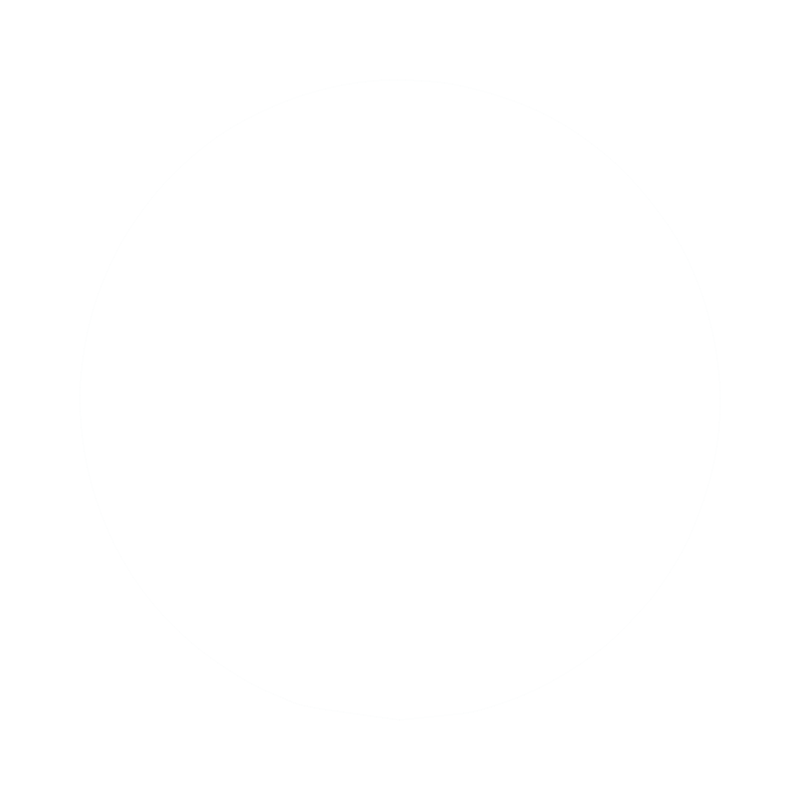
Frame 1 (no input)
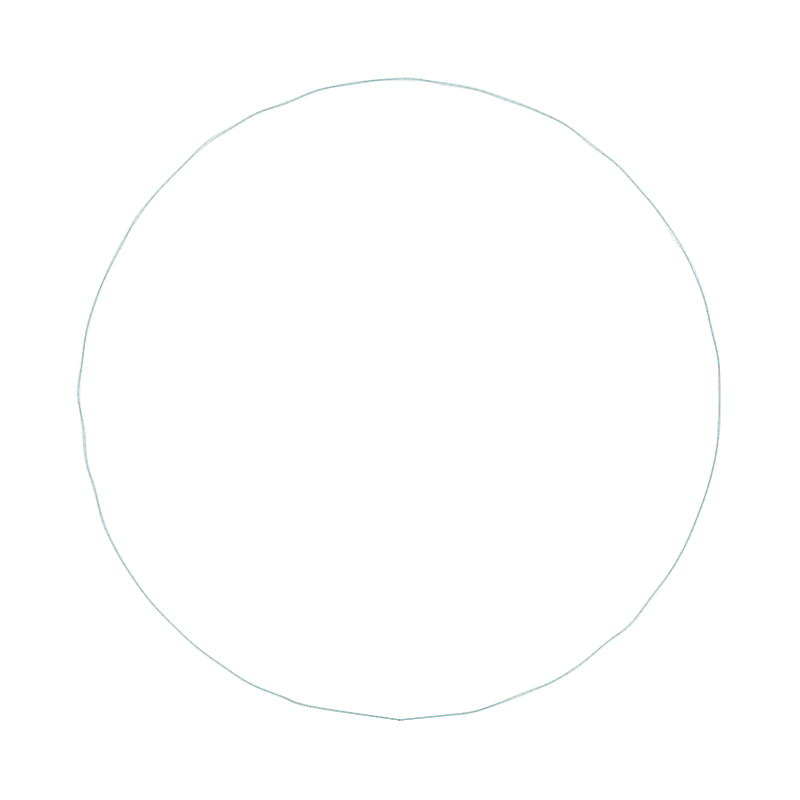
Frame 60 (no input)
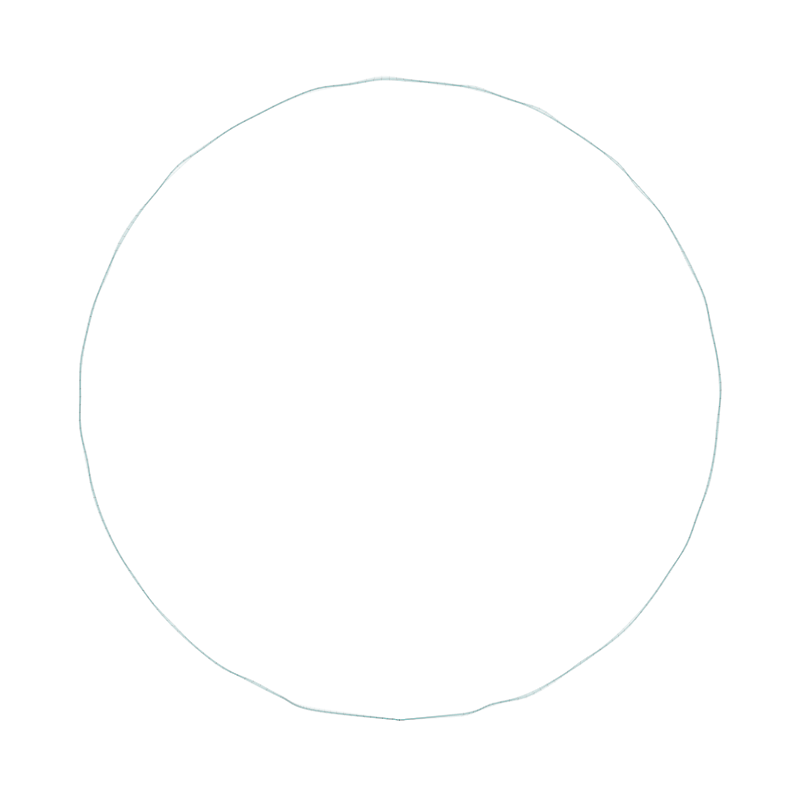
Frame 120 (the mouse pressed at the canvas centre since frame 60)

The p5.js sketch that drew these frames (run headless with seeded random() and noise() and a simulated clock; from frame 60 on, the mouse is pressed at the canvas centre):

// p5.js sketch
// ── sketch.js
var vertices = [];
var spline_size = 150;

function setup() {
	createCanvas(vmin(80), vmin(80));
	init();
}

function mousePressed() {
	init();
}

function init() {
	blendMode(BLEND);
	background(255);
	blendMode(DIFFERENCE);
	noFill();
	stroke(238, 139, 80, 2);
	strokeWeight(1);
	spline_size = width/2-width*0.1;
	// spline_size = width/8-width*0.1;
	resetSpline(spline_size);
}

function vmin(viewportPercent) {
	viewportPercent = viewportPercent / 100
	var viewportMinSize = Math.min(window.innerWidth, window.innerHeight);
	return viewportPercent * viewportMinSize;
}

function resetSpline(size) {
	vertices = [];
	for (var i = 0; i <= TAU; i+=0.1) {
		vertices.push({x: size * sin(i), y: size * cos(i)});
	}
}

function draw() {

	// blendMode(BLEND);
	// background(255);
	// blendMode(DIFFERENCE);

	// background(255)
	translate(width/2, height/2);
	
	beginShape();
	vertex(vertices[0].x, vertices[0].y)
	for (var i = 2; i < vertices.length - 2; i++) {
		var range = 0.1 + 0.1;
		var offsetX = map(random([-1,1]), -1, 1, -range, range);
		var offsetY = map(random([-1,1]), -1, 1, -range, range);

		vertices[i].x += offsetX;
		vertices[i].y += offsetY;
		
		curveVertex(vertices[i].x, vertices[i].y);
	}
	endShape(CLOSE);
	
	// if (frameCount % 400 === 0) {
	// 	spline_size -= 10;
	// 	resetSpline(spline_size);
	// }
}
